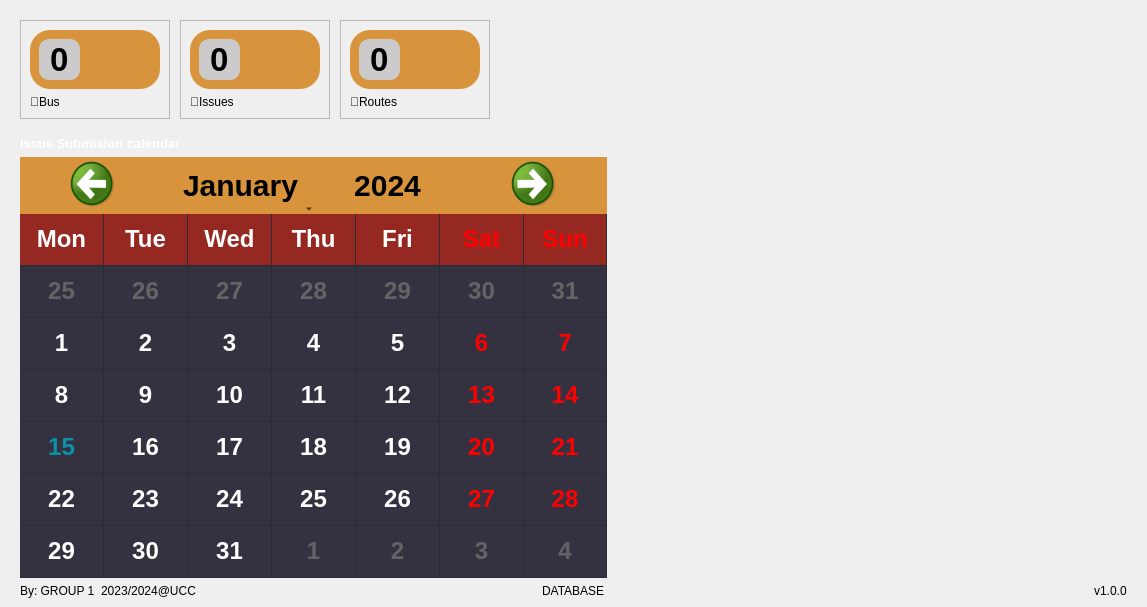
         <widget class="QWidget" name="DASHBOARD">
          <property name="sizePolicy">
           <sizepolicy hsizetype="Preferred" vsizetype="Expanding">
            <horstretch>0</horstretch>
            <verstretch>0</verstretch>
           </sizepolicy>
          </property>
          <layout class="QGridLayout" name="gridLayout">
           <property name="bottomMargin">
            <number>0</number>
           </property>
           <property name="spacing">
            <number>0</number>
           </property>
           <item row="1" column="0">
            <widget class="QWidget" name="widget" native="true">
             <property name="sizePolicy">
              <sizepolicy hsizetype="Expanding" vsizetype="Expanding">
               <horstretch>0</horstretch>
               <verstretch>0</verstretch>
              </sizepolicy>
             </property>
             <property name="styleSheet">
              <string notr="true"/>
             </property>
             <layout class="QVBoxLayout" name="verticalLayout_10">
              <item alignment="Qt::AlignLeft">
               <widget class="QWidget" name="cardFrame" native="true">
                <layout class="QHBoxLayout" name="horizontalLayout_7">
                 <property name="spacing">
                  <number>10</number>
                 </property>
                 <property name="leftMargin">
                  <number>0</number>
                 </property>
                 <property name="topMargin">
                  <number>0</number>
                 </property>
                 <property name="rightMargin">
                  <number>0</number>
                 </property>
                 <property name="bottomMargin">
                  <number>0</number>
                 </property>
                 <item alignment="Qt::AlignLeft|Qt::AlignTop">
                  <widget class="QFrame" name="card1">
                   <property name="minimumSize">
                    <size>
                     <width>150</width>
                     <height>0</height>
                    </size>
                   </property>
                   <property name="frameShape">
                    <enum>QFrame::StyledPanel</enum>
                   </property>
                   <property name="frameShadow">
                    <enum>QFrame::Raised</enum>
                   </property>
                   <layout class="QVBoxLayout" name="verticalLayout_2">
                    <item>
                     <widget class="QFrame" name="frame">
                      <property name="styleSheet">
                       <string notr="true">background-color: #D7943D;
border-radius: 20px;</string>
                      </property>
                      <property name="frameShape">
                       <enum>QFrame::StyledPanel</enum>
                      </property>
                      <property name="frameShadow">
                       <enum>QFrame::Raised</enum>
                      </property>
                      <layout class="QHBoxLayout" name="horizontalLayout_8">
                       <item alignment="Qt::AlignLeft">
                        <widget class="QLabel" name="noOfHomeBus_label">
                         <property name="font">
                          <font>
                           <pointsize>25</pointsize>
                           <bold>true</bold>
                          </font>
                         </property>
                         <property name="styleSheet">
                          <string notr="true">background-color: #CBCBCB;
padding: 2px;
border-radius: 10px;</string>
                         </property>
                         <property name="text">
                          <string>0</string>
                         </property>
                        </widget>
                       </item>
                       <item alignment="Qt::AlignRight|Qt::AlignVCenter">
                        <widget class="QLabel" name="label">
                         <property name="minimumSize">
                          <size>
                           <width>30</width>
                           <height>30</height>
                          </size>
                         </property>
                         <property name="maximumSize">
                          <size>
                           <width>30</width>
                           <height>30</height>
                          </size>
                         </property>
                         <property name="text">
                          <string/>
                         </property>
                         <property name="pixmap">
                          <pixmap>:/images/images/logo.png</pixmap>
                         </property>
                         <property name="scaledContents">
                          <bool>true</bool>
                         </property>
                        </widget>
                       </item>
                      </layout>
                     </widget>
                    </item>
                    <item alignment="Qt::AlignTop">
                     <widget class="QLabel" name="label_4">
                      <property name="styleSheet">
                       <string notr="true"/>
                      </property>
                      <property name="text">
                       <string>🚌Bus</string>
                      </property>
                     </widget>
                    </item>
                   </layout>
                  </widget>
                 </item>
                 <item alignment="Qt::AlignTop">
                  <widget class="QFrame" name="card2">
                   <property name="minimumSize">
                    <size>
                     <width>150</width>
                     <height>0</height>
                    </size>
                   </property>
                   <property name="frameShape">
                    <enum>QFrame::StyledPanel</enum>
                   </property>
                   <property name="frameShadow">
                    <enum>QFrame::Raised</enum>
                   </property>
                   <layout class="QVBoxLayout" name="verticalLayout_3">
                    <item>
                     <widget class="QFrame" name="frame_2">
                      <property name="sizePolicy">
                       <sizepolicy hsizetype="Preferred" vsizetype="Preferred">
                        <horstretch>0</horstretch>
                        <verstretch>0</verstretch>
                       </sizepolicy>
                      </property>
                      <property name="styleSheet">
                       <string notr="true">background-color: #D7943D;
border-radius: 20px;</string>
                      </property>
                      <property name="frameShape">
                       <enum>QFrame::StyledPanel</enum>
                      </property>
                      <property name="frameShadow">
                       <enum>QFrame::Raised</enum>
                      </property>
                      <property name="lineWidth">
                       <number>1</number>
                      </property>
                      <layout class="QHBoxLayout" name="horizontalLayout_9">
                       <item alignment="Qt::AlignLeft">
                        <widget class="QLabel" name="noOfHomeIssue_label">
                         <property name="font">
                          <font>
                           <pointsize>25</pointsize>
                           <bold>true</bold>
                          </font>
                         </property>
                         <property name="styleSheet">
                          <string notr="true">background-color: #CBCBCB;
padding: 2px;
border-radius: 10px;</string>
                         </property>
                         <property name="text">
                          <string>0</string>
                         </property>
                        </widget>
                       </item>
                       <item alignment="Qt::AlignRight">
                        <widget class="QLabel" name="label_6">
                         <property name="minimumSize">
                          <size>
                           <width>30</width>
                           <height>30</height>
                          </size>
                         </property>
                         <property name="maximumSize">
                          <size>
                           <width>30</width>
                           <height>30</height>
                          </size>
                         </property>
                         <property name="text">
                          <string/>
                         </property>
                         <property name="pixmap">
                          <pixmap>:/whiteIcons/icons/whiteIcons/database.svg</pixmap>
                         </property>
                         <property name="scaledContents">
                          <bool>true</bool>
                         </property>
                        </widget>
                       </item>
                      </layout>
                     </widget>
                    </item>
                    <item alignment="Qt::AlignTop">
                     <widget class="QLabel" name="label_7">
                      <property name="text">
                       <string>👨Issues</string>
                      </property>
                     </widget>
                    </item>
                   </layout>
                  </widget>
                 </item>
                 <item alignment="Qt::AlignTop">
                  <widget class="QFrame" name="card3">
                   <property name="minimumSize">
                    <size>
                     <width>150</width>
                     <height>0</height>
                    </size>
                   </property>
                   <property name="frameShape">
                    <enum>QFrame::StyledPanel</enum>
                   </property>
                   <property name="frameShadow">
                    <enum>QFrame::Raised</enum>
                   </property>
                   <layout class="QVBoxLayout" name="verticalLayout_4">
                    <item>
                     <widget class="QFrame" name="frame_3">
                      <property name="styleSheet">
                       <string notr="true">background-color: #D7943D;
border-radius: 20px;</string>
                      </property>
                      <property name="frameShape">
                       <enum>QFrame::StyledPanel</enum>
                      </property>
                      <property name="frameShadow">
                       <enum>QFrame::Raised</enum>
                      </property>
                      <layout class="QHBoxLayout" name="horizontalLayout_10">
                       <item alignment="Qt::AlignLeft">
                        <widget class="QLabel" name="noOfHomeRoute_label">
                         <property name="font">
                          <font>
                           <pointsize>25</pointsize>
                           <bold>true</bold>
                          </font>
                         </property>
                         <property name="styleSheet">
                          <string notr="true">background-color: #CBCBCB;
padding: 2px;
border-radius: 10px;</string>
                         </property>
                         <property name="text">
                          <string>0</string>
                         </property>
                        </widget>
                       </item>
                       <item alignment="Qt::AlignRight">
                        <widget class="QLabel" name="label_9">
                         <property name="minimumSize">
                          <size>
                           <width>30</width>
                           <height>30</height>
                          </size>
                         </property>
                         <property name="maximumSize">
                          <size>
                           <width>30</width>
                           <height>30</height>
                          </size>
                         </property>
                         <property name="text">
                          <string/>
                         </property>
                         <property name="pixmap">
                          <pixmap>:/blueIcons/icons/blueIcons/route.svg</pixmap>
                         </property>
                         <property name="scaledContents">
                          <bool>true</bool>
                         </property>
                        </widget>
                       </item>
                      </layout>
                     </widget>
                    </item>
                    <item alignment="Qt::AlignVCenter">
                     <widget class="QLabel" name="label_10">
                      <property name="text">
                       <string>🚏Routes</string>
                      </property>
                     </widget>
                    </item>
                   </layout>
                  </widget>
                 </item>
                </layout>
               </widget>
              </item>
              <item alignment="Qt::AlignLeft">
               <widget class="QWidget" name="mainFrame" native="true">
                <property name="enabled">
                 <bool>true</bool>
                </property>
                <property name="sizePolicy">
                 <sizepolicy hsizetype="Expanding" vsizetype="Expanding">
                  <horstretch>0</horstretch>
                  <verstretch>0</verstretch>
                 </sizepolicy>
                </property>
                <property name="minimumSize">
                 <size>
                  <width>1087</width>
                  <height>453</height>
                 </size>
                </property>
                <layout class="QHBoxLayout" name="horizontalLayout_4">
                 <property name="leftMargin">
                  <number>0</number>
                 </property>
                 <property name="topMargin">
                  <number>6</number>
                 </property>
                 <property name="rightMargin">
                  <number>0</number>
                 </property>
                 <property name="bottomMargin">
                  <number>0</number>
                 </property>
                 <item alignment="Qt::AlignTop">
                  <widget class="QWidget" name="info" native="true">
                   <property name="enabled">
                    <bool>true</bool>
                   </property>
                   <property name="minimumSize">
                    <size>
                     <width>587</width>
                     <height>447</height>
                    </size>
                   </property>
                   <property name="maximumSize">
                    <size>
                     <width>587</width>
                     <height>447</height>
                    </size>
                   </property>
                   <property name="styleSheet">
                    <string notr="true"/>
                   </property>
                   <layout class="QVBoxLayout" name="verticalLayout_27">
                    <property name="leftMargin">
                     <number>0</number>
                    </property>
                    <property name="topMargin">
                     <number>5</number>
                    </property>
                    <property name="rightMargin">
                     <number>0</number>
                    </property>
                    <property name="bottomMargin">
                     <number>0</number>
                    </property>
                    <item>
                     <widget class="QLabel" name="appCalndarDate">
                      <property name="font">
                       <font>
                        <pointsize>10</pointsize>
                        <bold>true</bold>
                       </font>
                      </property>
                      <property name="styleSheet">
                       <string notr="true">color: rgb(255, 255, 255);</string>
                      </property>
                      <property name="text">
                       <string>Issue Submision calendar</string>
                      </property>
                     </widget>
                    </item>
                    <item>
                     <widget class="QCalendarWidget" name="calendarWidget">
                      <property name="font">
                       <font>
                        <bold>true</bold>
                       </font>
                      </property>
                      <property name="cursor">
                       <cursorShape>PointingHandCursor</cursorShape>
                      </property>
                      <property name="autoFillBackground">
                       <bool>false</bool>
                      </property>
                      <property name="styleSheet">
                       <string notr="true">/* COLOR 
background-color: #0A92A9; //blue
background-color: #D7943D; //yellow
background-color: #DB3511;//red
border-radius: 30px;
*/
QCalendarWidget QToolButton
{
	height:50px;
	width:150px;
	color:black;
	font-size:30px;
	icon-size:50px 50px;
	background-color: #D7943D;
}
QCalendarWidget QWidget#qt_calendar_navigationbar
{
	background-color:rgb(52,50,64);
}

/* MenuBar Code */

QCalendarWidget QMenu
{
	width:150px;
	left:20px;
	color:black;
	font-size:18px;
	background-color:#D7943D;
}

/* SpinBox Code */

QCalendarWidget QSpinBox
{
	width:150px;
	height:60px;
	font-size:24px;
	color:black;
	background-color:#D7943D
}
QCalendarWidget QSpinBox::up-button
{
	subcontrol-origin: border;
	subcontrol-position:left;
	width:65px;
	height:60px;
}
QCalendarWidget QSpinBox::down-button
{
	subcontrol-origin: border;
	subcontrol-position:right;
	width:65px;
	height:60px;
}

/* Calendar View Code */
QCalendarWidget QWidget
{
	alternate-background-color:rgb(150,40,34);
}
QCalendarWidget QAbstractItemView:enabled
{
	font-size:24px;
	color:white;
	background-color:rgb(52,50,64);	
	selection-background-color:rgb(52,50,64);
	selection-color:#0A92A9;
}
QCalendarWidget QAbstractItemView:disabled
{
	color:rgb(100,100,100);
}
QCalendarWidget QToolTip 
{ 
	color: white; 
	font-size:40px;
	background-color: rgb(150,40,34); 
	border: 1px solid black; 
}

</string>
                      </property>
                      <property name="firstDayOfWeek">
                       <enum>Qt::Monday</enum>
                      </property>
                      <property name="gridVisible">
                       <bool>true</bool>
                      </property>
                      <property name="selectionMode">
                       <enum>QCalendarWidget::NoSelection</enum>
                      </property>
                      <property name="horizontalHeaderFormat">
                       <enum>QCalendarWidget::ShortDayNames</enum>
                      </property>
                      <property name="verticalHeaderFormat">
                       <enum>QCalendarWidget::NoVerticalHeader</enum>
                      </property>
                      <property name="navigationBarVisible">
                       <bool>true</bool>
                      </property>
                      <property name="dateEditEnabled">
                       <bool>false</bool>
                      </property>
                     </widget>
                    </item>
                   </layout>
                  </widget>
                 </item>
                 <item>
                  <widget class="QWidget" name="infoReport" native="true">
                   <property name="sizePolicy">
                    <sizepolicy hsizetype="Expanding" vsizetype="Expanding">
                     <horstretch>0</horstretch>
                     <verstretch>0</verstretch>
                    </sizepolicy>
                   </property>
                   <property name="styleSheet">
                    <string notr="true"/>
                   </property>
                   <layout class="QVBoxLayout" name="verticalLayout_11">
                    <property name="spacing">
                     <number>0</number>
                    </property>
                    <property name="leftMargin">
                     <number>0</number>
                    </property>
                    <property name="topMargin">
                     <number>0</number>
                    </property>
                    <property name="rightMargin">
                     <number>0</number>
                    </property>
                    <property name="bottomMargin">
                     <number>0</number>
                    </property>
                    <item alignment="Qt::AlignTop">
                     <widget class="QWidget" name="infoReport_chart" native="true">
                      <property name="enabled">
                       <bool>true</bool>
                      </property>
                      <property name="sizePolicy">
                       <sizepolicy hsizetype="Expanding" vsizetype="Expanding">
                        <horstretch>0</horstretch>
                        <verstretch>0</verstretch>
                       </sizepolicy>
                      </property>
                      <property name="minimumSize">
                       <size>
                        <width>514</width>
                        <height>447</height>
                       </size>
                      </property>
                      <property name="maximumSize">
                       <size>
                        <width>514</width>
                        <height>447</height>
                       </size>
                      </property>
                     </widget>
                    </item>
                   </layout>
                  </widget>
                 </item>
                </layout>
               </widget>
              </item>
              <item alignment="Qt::AlignBottom">
               <widget class="QWidget" name="bottomBar" native="true">
                <property name="sizePolicy">
                 <sizepolicy hsizetype="Preferred" vsizetype="Expanding">
                  <horstretch>0</horstretch>
                  <verstretch>0</verstretch>
                 </sizepolicy>
                </property>
                <layout class="QHBoxLayout" name="horizontalLayout_14">
                 <property name="spacing">
                  <number>0</number>
                 </property>
                 <property name="leftMargin">
                  <number>0</number>
                 </property>
                 <property name="topMargin">
                  <number>0</number>
                 </property>
                 <property name="rightMargin">
                  <number>0</number>
                 </property>
                 <property name="bottomMargin">
                  <number>0</number>
                 </property>
                 <item alignment="Qt::AlignLeft">
                  <widget class="QLabel" name="label_15">
                   <property name="text">
                    <string>By: GROUP 1  2023/2024@UCC</string>
                   </property>
                  </widget>
                 </item>
                 <item alignment="Qt::AlignHCenter">
                  <widget class="QLabel" name="labelDatabase">
                   <property name="text">
                    <string>DATABASE</string>
                   </property>
                  </widget>
                 </item>
                 <item alignment="Qt::AlignRight">
                  <widget class="QLabel" name="label_16">
                   <property name="text">
                    <string>v1.0.0</string>
                   </property>
                  </widget>
                 </item>
                </layout>
               </widget>
              </item>
             </layout>
            </widget>
           </item>
          </layout>
         </widget>
